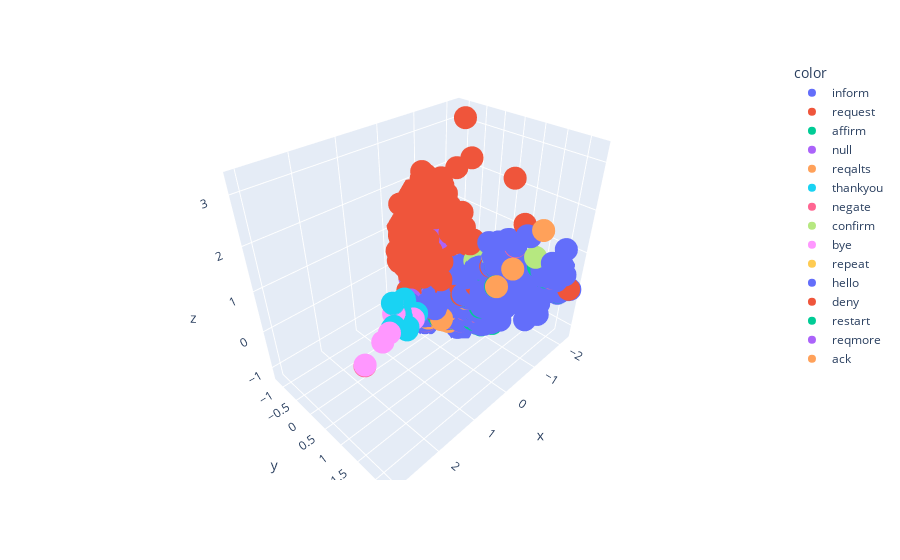

Notebook source saved alongside this figure:
### Code cell
# do the pca with the duped data
count_vectorizer_dupe = CountVectorizer()
x_train_count_dupe = count_vectorizer_dupe.fit_transform(x_train_dupe)

pca = PCA(n_components=3)

x_train_pca_dupe = pca.fit_transform(x_train_count_dupe.toarray())

fig = px.scatter_3d(x=x_train_pca_dupe[:,0], y=x_train_pca_dupe[:,1], z=x_train_pca_dupe[:,2], color=y_train_dupe)

fig.show()

### Figure 1 — Plotly figure (JSON) as saved in the notebook; plotly's stock layout.template omitted (floating-point values rounded to 4 significant figures; data arrays with more than 128 entries replaced by an {"elided": "..."} marker saying what was removed)
{"data": [{"hovertemplate": "color=inform<br>x=%{x}<br>y=%{y}<br>z=%{z}<extra></extra>", "legendgroup": "inform", "marker": {"color": "#636efa", "symbol": "circle"}, "mode": "markers", "name": "inform", "scene": "scene", "showlegend": true, "type": "scatter3d", "x": {"elided": "8628 float values"}, "y": {"elided": "8628 float values"}, "z": {"elided": "8628 float values"}}, {"hovertemplate": "color=request<br>x=%{x}<br>y=%{y}<br>z=%{z}<extra></extra>", "legendgroup": "request", "marker": {"color": "#EF553B", "symbol": "circle"}, "mode": "markers", "name": "request", "scene": "scene", "showlegend": true, "type": "scatter3d", "x": {"elided": "5522 float values"}, "y": {"elided": "5522 float values"}, "z": {"elided": "5522 float values"}}, {"hovertemplate": "color=affirm<br>x=%{x}<br>y=%{y}<br>z=%{z}<extra></extra>", "legendgroup": "affirm", "marker": {"color": "#00cc96", "symbol": "circle"}, "mode": "markers", "name": "affirm", "scene": "scene", "showlegend": true, "type": "scatter3d", "x": {"elided": "976 float values"}, "y": {"elided": "976 float values"}, "z": {"elided": "976 float values"}}, {"hovertemplate": "color=null<br>x=%{x}<br>y=%{y}<br>z=%{z}<extra></extra>", "legendgroup": "null", "marker": {"color": "#ab63fa", "symbol": "circle"}, "mode": "markers", "name": "null", "scene": "scene", "showlegend": true, "type": "scatter3d", "x": {"elided": "1380 float values"}, "y": {"elided": "1380 float values"}, "z": {"elided": "1380 float values"}}, {"hovertemplate": "color=reqalts<br>x=%{x}<br>y=%{y}<br>z=%{z}<extra></extra>", "legendgroup": "reqalts", "marker": {"color": "#FFA15A", "symbol": "circle"}, "mode": "markers", "name": "reqalts", "scene": "scene", "showlegend": true, "type": "scatter3d", "x": {"elided": "1468 float values"}, "y": {"elided": "1468 float values"}, "z": {"elided": "1468 float values"}}, {"hovertemplate": "color=thankyou<br>x=%{x}<br>y=%{y}<br>z=%{z}<extra></extra>", "legendgroup": "thankyou", "marker": {"color": "#19d3f3", "symbol": "circle"}, "mode": "markers", "name": "thankyou", "scene": "scene", "showlegend": true, "type": "scatter3d", "x": {"elided": "2785 float values"}, "y": {"elided": "2785 float values"}, "z": {"elided": "2785 float values"}}, {"hovertemplate": "color=negate<br>x=%{x}<br>y=%{y}<br>z=%{z}<extra></extra>", "legendgroup": "negate", "marker": {"color": "#FF6692", "symbol": "circle"}, "mode": "markers", "name": "negate", "scene": "scene", "showlegend": true, "type": "scatter3d", "x": {"elided": "366 float values"}, "y": {"elided": "366 float values"}, "z": {"elided": "366 float values"}}, {"hovertemplate": "color=confirm<br>x=%{x}<br>y=%{y}<br>z=%{z}<extra></extra>", "legendgroup": "confirm", "marker": {"color": "#B6E880", "symbol": "circle"}, "mode": "markers", "name": "confirm", "scene": "scene", "showlegend": true, "type": "scatter3d", "x": {"elided": "150 float values"}, "y": {"elided": "150 float values"}, "z": {"elided": "150 float values"}}, {"hovertemplate": "color=bye<br>x=%{x}<br>y=%{y}<br>z=%{z}<extra></extra>", "legendgroup": "bye", "marker": {"color": "#FF97FF", "symbol": "circle"}, "mode": "markers", "name": "bye", "scene": "scene", "showlegend": true, "type": "scatter3d", "x": {"elided": "231 float values"}, "y": {"elided": "231 float values"}, "z": {"elided": "231 float values"}}, {"hovertemplate": "color=repeat<br>x=%{x}<br>y=%{y}<br>z=%{z}<extra></extra>", "legendgroup": "repeat", "marker": {"color": "#FECB52", "symbol": "circle"}, "mode": "markers", "name": "repeat", "scene": "scene", "showlegend": true, "type": "scatter3d", "x": [0.02001, 0.07521, 0.06934, 0.396, 0.07551, 0.07551, -0.1293, 0.07521, 0.06894, 0.07524, 0.3806, 0.07552, 0.02001, 0.07551, 0.07524, 0.07551, 0.3806, 0.4011, 0.07551, 0.07521, 0.07551, 0.4011, 0.07524, 0.07524, 0.3806, 0.07521, 0.3806, 0.02001, 0.07511, 0.06894], "y": [-0.1494, -0.2226, -0.235, 0.103, -0.2227, -0.2227, 0.04579, -0.2226, -0.2351, -0.2227, 0.07613, -0.2228, -0.1494, -0.2227, -0.2227, -0.2227, 0.07613, 0.1014, -0.2227, -0.2226, -0.2227, 0.1014, -0.2227, -0.2227, 0.07613, -0.2226, 0.07613, -0.1494, -0.2228, -0.2351], "z": [-0.3251, -0.2815, -0.2592, -0.1159, -0.2807, -0.2807, -0.1976, -0.2815, -0.2596, -0.2817, -0.05458, -0.2809, -0.3251, -0.2807, -0.2817, -0.2807, -0.05458, -0.1133, -0.2807, -0.2815, -0.2807, -0.1133, -0.2817, -0.2817, -0.05458, -0.2815, -0.05458, -0.3251, -0.2812, -0.2596]}, {"hovertemplate": "color=hello<br>x=%{x}<br>y=%{y}<br>z=%{z}<extra></extra>", "legendgroup": "hello", "marker": {"color": "#636efa", "symbol": "circle"}, "mode": "markers", "name": "hello", "scene": "scene", "showlegend": true, "type": "scatter3d", "x": [0.07472, 0.07481, 0.07727, -0.45, 0.07481, 0.07481, 0.0342, -0.6608, -1.07, 0.07489, -0.5358, -1.815, 0.07481, 0.07481, -0.3422, 0.07472, -0.6608, -0.6198, -0.4635, 0.07481, 0.07481, 0.07481, -0.7804, -0.3257, -0.724, 0.07158, 0.07481, -1.884, -0.6714, -1.579, -1.123, -1.002, -0.3324, 0.07481, -1.43, -0.3888, -1.51, -0.6174, -1.36, 0.07481, 0.07481, -0.3257, -0.1723, -1.982, 0.07481, -0.7788, -1.511, -0.04187, 0.07404, -0.5573, -0.3257, 0.07481, 0.07158, 0.07481, -1.837, -0.4516, 0.07481, 0.07481, -0.6745, 0.07481, 0.07524, 0.07481, 0.07524, -1.434, -1.843, 0.07481, 0.07481, -0.6608, -0.7792, -0.3794, -1.864, 0.07481, -1.643, -0.5568, -1.865, 0.07481, 0.0239, -0.8609, 0.07466], "y": [-0.2232, -0.2229, -0.2328, 0.45, -0.2229, -0.2229, -0.1689, 0.834, 0.9024, -0.222, 0.6473, 1.953, -0.2229, -0.2229, 0.3953, -0.2232, 0.834, 0.7758, 0.4032, -0.2229, -0.2229, -0.2229, 0.8999, -0.2447, 0.8253, -0.2172, -0.2229, 2.049, 0.8474, 1.634, 1.024, 0.8228, -0.4179, -0.2229, 1.374, 0.4555, 1.951, 0.7721, 1.266, -0.2229, -0.2229, -0.2447, 0.1138, 2.092, -0.2229, 0.9014, 1.48, -0.1637, -0.2271, 0.5951, -0.2447, -0.2229, -0.2172, -0.2229, 1.984, 0.4521, -0.2229, -0.2229, 0.7599, -0.2229, -0.2294, -0.2229, -0.2294, 1.383, 1.993, -0.2229, -0.2229, 0.834, 0.9023, 0.3624, 1.914, -0.2229, 1.706, 0.594, 2.024, -0.2229, -0.3043, 1.098, -0.2227], "z": [-0.2823, -0.2824, -0.3011, -0.7238, -0.2824, -0.2824, -0.2875, -0.405, 0.3132, -0.2815, -0.3771, 0.4627, -0.2824, -0.2824, -0.3679, -0.2823, -0.405, -0.4367, -0.7796, -0.2824, -0.2824, -0.2824, -0.8509, 0.4447, -0.757, -0.2823, -0.2824, 0.4653, -0.4819, 0.3934, 0.265, 0.3872, 0.6051, -0.2824, 0.5408, -0.3764, -0.09201, -0.418, -0.2183, -0.2824, -0.2824, 0.4447, -0.3104, 0.02939, -0.2824, -0.8369, 0.5367, -0.6536, -0.301, -0.8135, 0.4447, -0.2824, -0.2823, -0.2824, 0.4694, -0.7236, -0.2824, -0.2824, -0.7503, -0.2824, -0.2987, -0.2824, -0.2987, 0.5551, 0.4524, -0.2824, -0.2824, -0.405, -0.8367, -0.2653, 0.05314, -0.2824, 0.4991, -0.8127, 0.4586, -0.2824, -0.1019, -0.3195, -0.2824]}, {"hovertemplate": "color=deny<br>x=%{x}<br>y=%{y}<br>z=%{z}<extra></extra>", "legendgroup": "deny", "marker": {"color": "#EF553B", "symbol": "circle"}, "mode": "markers", "name": "deny", "scene": "scene", "showlegend": true, "type": "scatter3d", "x": [0.07524, 0.07197, 0.07524, 0.07524, 0.06923, 0.07524, 0.3119, 0.07524, 0.05578, 0.07524, -0.03589, 0.07524, 0.07524, -0.05184, -0.07793, -0.07896, -0.03792, 0.07524, 0.002674, 0.07524, 0.07524], "y": [-0.2227, -0.2256, -0.2227, -0.2227, -0.2286, -0.2227, 0.05782, -0.2227, -0.2257, -0.2227, -0.249, -0.2227, -0.2227, -0.1728, -0.1559, -0.1499, -0.1746, -0.2227, -0.1534, -0.2227, -0.2227], "z": [-0.2817, -0.3094, -0.2817, -0.2817, -0.3256, -0.2817, -0.3831, -0.2817, -0.3429, -0.2817, -0.1955, -0.2817, -0.2817, -0.7, -0.7549, -0.7345, -0.6839, -0.2817, -0.3766, -0.2817, -0.2817]}, {"hovertemplate": "color=restart<br>x=%{x}<br>y=%{y}<br>z=%{z}<extra></extra>", "legendgroup": "restart", "marker": {"color": "#00cc96", "symbol": "circle"}, "mode": "markers", "name": "restart", "scene": "scene", "showlegend": true, "type": "scatter3d", "x": [0.07524, 0.07524, 0.07542, 0.07524, 0.07524, 0.07517, 0.07524, 0.07518, 0.05114, 0.07524, 0.07524, 0.07517], "y": [-0.2229, -0.2229, -0.2235, -0.2229, -0.2229, -0.2224, -0.2229, -0.2231, -0.2555, -0.2229, -0.2229, -0.2224], "z": [-0.2823, -0.2823, -0.2819, -0.2823, -0.2823, -0.2812, -0.2823, -0.2817, -0.2083, -0.2823, -0.2823, -0.2812]}, {"hovertemplate": "color=reqmore<br>x=%{x}<br>y=%{y}<br>z=%{z}<extra></extra>", "legendgroup": "reqmore", "marker": {"color": "#ab63fa", "symbol": "circle"}, "mode": "markers", "name": "reqmore", "scene": "scene", "showlegend": true, "type": "scatter3d", "x": [0.07518, 0.07518, 0.07518, 0.07518], "y": [-0.2226, -0.2226, -0.2226, -0.2226], "z": [-0.2814, -0.2814, -0.2814, -0.2814]}, {"hovertemplate": "color=ack<br>x=%{x}<br>y=%{y}<br>z=%{z}<extra></extra>", "legendgroup": "ack", "marker": {"color": "#FFA15A", "symbol": "circle"}, "mode": "markers", "name": "ack", "scene": "scene", "showlegend": true, "type": "scatter3d", "x": [0.0825, -0.2518, 0.0825, 0.0825, 0.3029, 0.07523, 0.0825, -0.6422, 0.0186, -0.3729, 0.0825, 0.0825, 0.07416, 0.0825, 0.4033, 0.07583, 0.07509, -0.06468, 0.07849, -0.2522, -0.04655, -0.4325, 0.07523], "y": [-0.2256, -0.1845, -0.2256, -0.2256, 0.2085, -0.2227, -0.2256, -0.0422, -0.1497, -0.3762, -0.2256, -0.2256, -0.2232, -0.2256, -0.01563, -0.2293, -0.223, -0.01401, -0.2234, -0.1863, -0.2087, -0.5354, -0.2227], "z": [-0.2671, 0.2873, -0.2671, -0.2671, -0.1268, -0.2807, -0.2671, 0.6015, -0.3273, 0.5115, -0.2671, -0.2671, -0.2838, -0.2671, -0.01716, -0.2961, -0.2816, -0.2875, -0.2666, 0.2914, -0.7972, 0.7022, -0.2807]}], "layout": {"legend": {"title": {"text": "color"}, "tracegroupgap": 0}, "margin": {"t": 60}, "scene": {"domain": {"x": [0, 1], "y": [0, 1]}, "xaxis": {"title": {"text": "x"}}, "yaxis": {"title": {"text": "y"}}, "zaxis": {"title": {"text": "z"}}}}}
